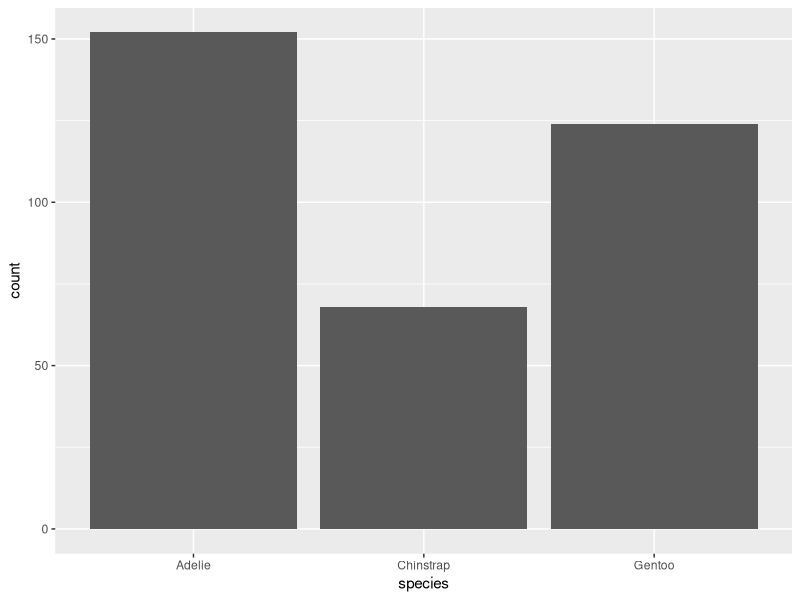
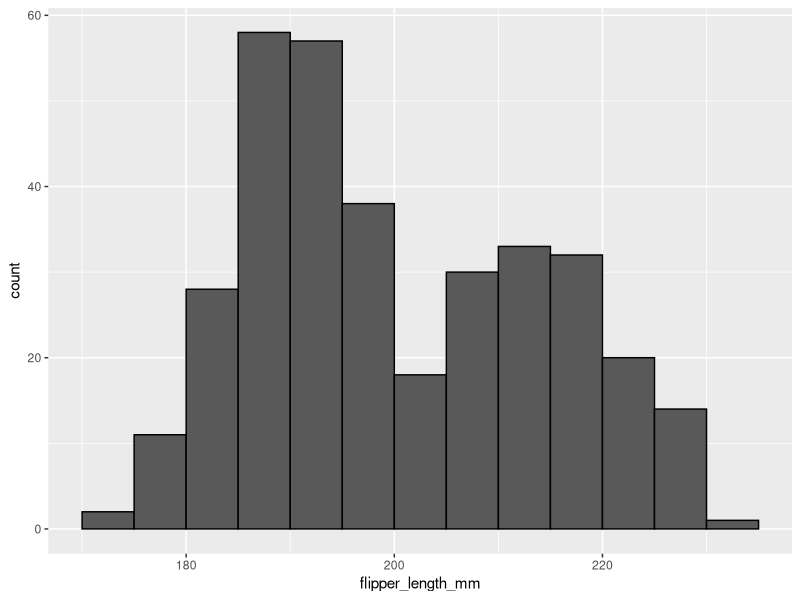
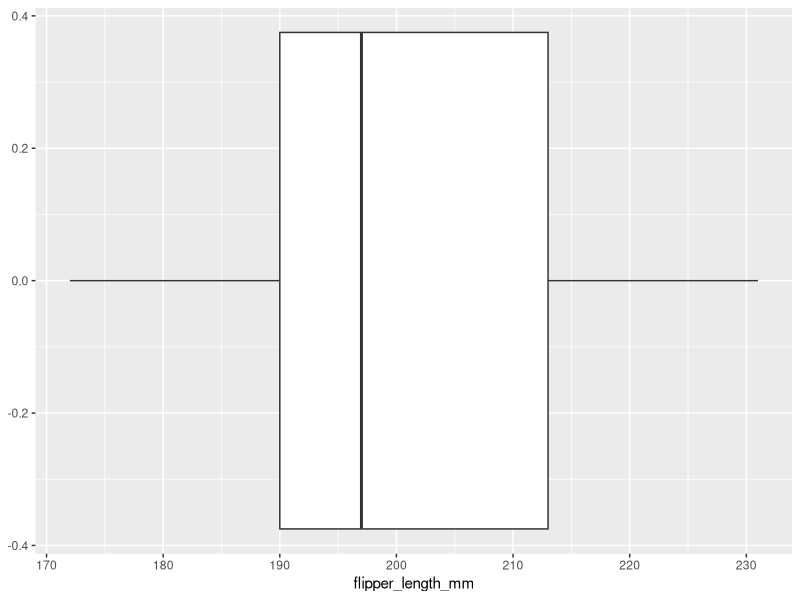
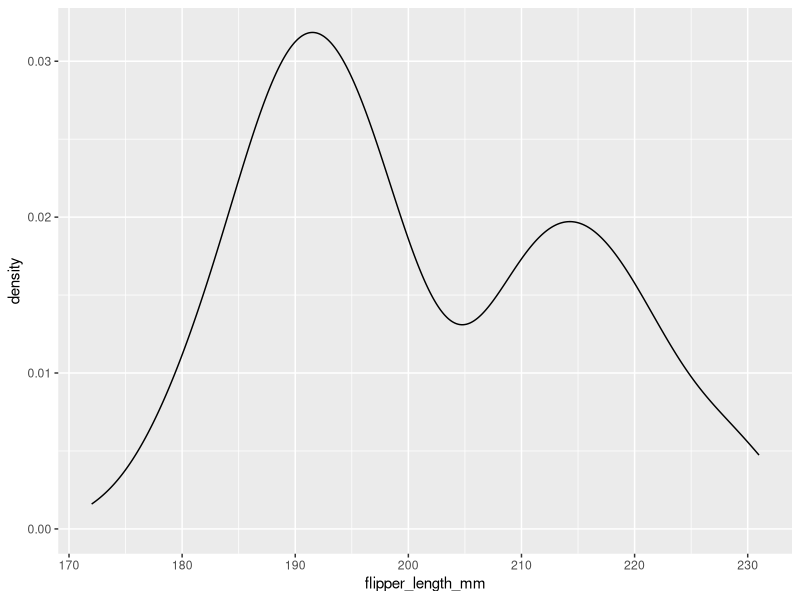
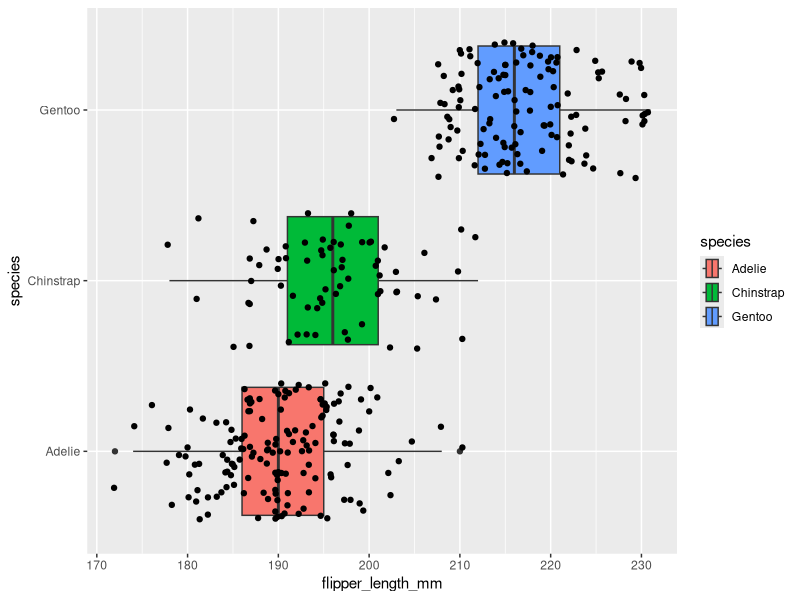
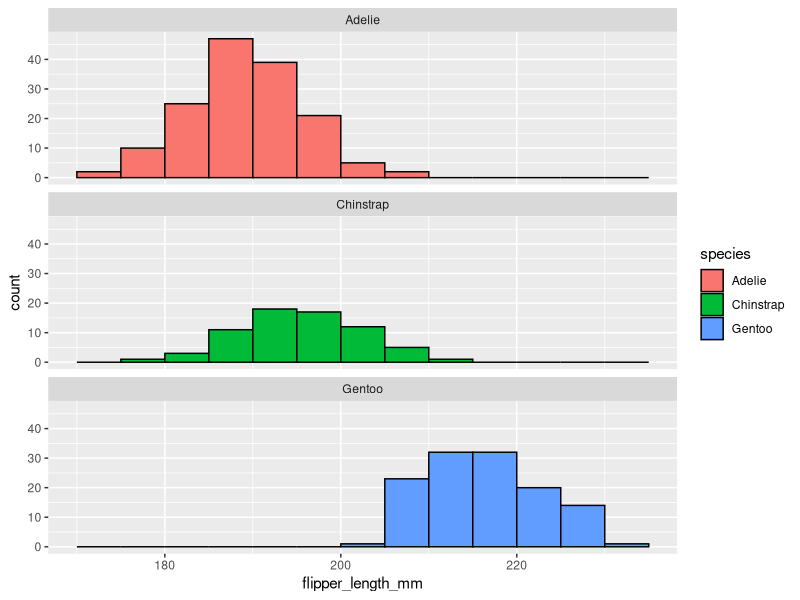
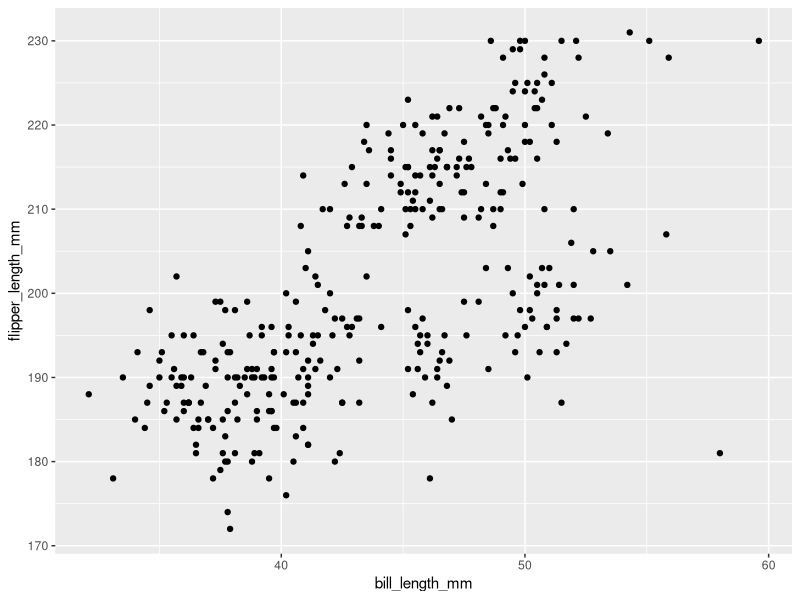
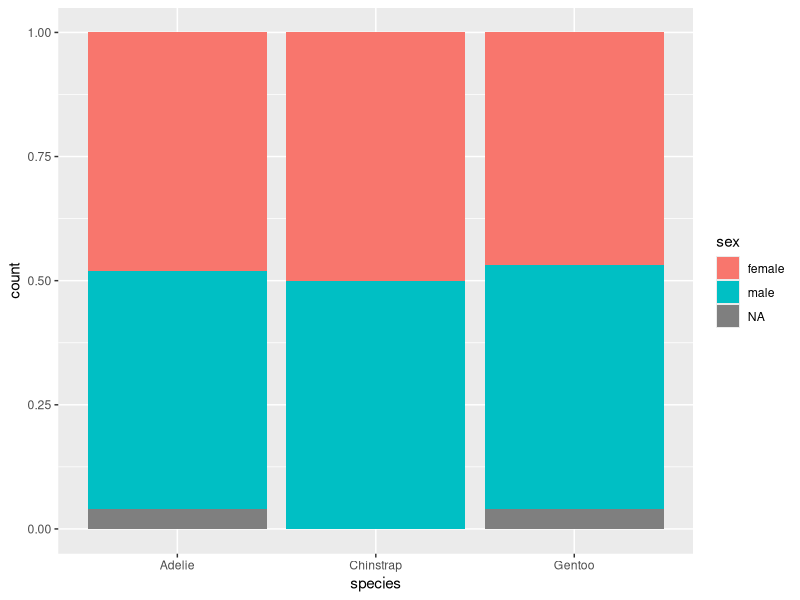

Generate these figures, in order, with R:
## ---- chunk 1
# Ignore this for now
knitr::opts_chunk$set(echo = TRUE)
## ---- chunk 2
# Hashtags are used before text comments to explain what the code is for 

# To submit code, put your cursor *anywhere on the line* and do one of the following:
# - hit ctrl+enter for PC or cmd+enter for Mac users
# - click on the play button on the top right of this code chunk
# - click "Run" on the top right of this pane 
print("Welcome to R!")
## ---- chunk 3
6*2 # 6 times 2
6/2 # 6 divided by 2
6^2 # 6 squared

##### Try it! #####
# Multiply 6 by all previous whole numbers (this is called the factorial of 6)

## ---- chunk 4
# Base R comes with many built-in functions:
factorial(6)

##### Try it! #####
# What should we expect for log(100)? What does R give us?

## ---- chunk 5
# Let's create some objects 
species <- "Adelie"
flipper_length_mm <- 180
is_male <- TRUE

# What type of object is each one?
class(species)
class(flipper_length_mm)
class(is_male)
## ---- chunk 6
# Now store multiple values in these objects using a vector with c()
species <- c("Adelie", "Chinstrap", "Gentoo", "Adelie")
flipper_length_mm <- c(180, 195, 210, 175)
is_male <- c(TRUE, FALSE, TRUE, FALSE)

# Summary operations on numeric vectors
sum(flipper_length_mm)
length(flipper_length_mm)

##### Try it! #####
# What is the mean flipper length?

## ---- chunk 7
# Build a small data frame from scratch
penguin_data <- data.frame(
  species = c("Adelie", "Chinstrap", "Gentoo", "Adelie"),
  flipper_length_mm = c(180, 195, 210, 175),
  is_male = c(TRUE, FALSE, TRUE, FALSE))

# Take a look at the whole data
penguin_data

# Rows = individual penguins, Columns = variables measured
str(penguin_data)

# Access one variable at a time
penguin_data$flipper_length_mm

##### Try it! #####
# Calculate the mean flipper length in this dataframe

## ---- chunk 8
# Load the package
library(tidyverse)
## ---- chunk 9
# Load the package
library(palmerpenguins)

# Save a copy of the dataset in your environment as a dataframe
my_penguins <- as.data.frame(penguins)
## ---- chunk 10
# Type any code here

## ---- chunk 11
my_penguins |>
  # Make a plot
  ggplot() +
  # Use geom_bar and define mapping aesthetics
  geom_bar(aes(x = species))
## ---- chunk 12
my_penguins |>
  # Report counts for each group
  count(species) |>
  # Calculate proportions
  mutate(proportion = n/sum(n))
## ---- chunk 13
my_penguins |>
  # Make a plot
  ggplot() +
  # Use geom_histogram and define mapping aesthetics
  geom_histogram(aes(x = flipper_length_mm), 
                 # Set bin width and center 
                 binwidth = 5, center = 2.5, color = "black")
## ---- chunk 14
# Type any code here

## ---- chunk 15
my_penguins |>
  # Summary statistics
  summarize(
    mean = mean(flipper_length_mm, na.rm = TRUE),
    median = median(flipper_length_mm, na.rm = TRUE),
    sd = sd(flipper_length_mm, na.rm = TRUE),
    IQR = IQR(flipper_length_mm, na.rm = TRUE),
    min_mass = min(flipper_length_mm, na.rm = TRUE),
    max_mass = max(flipper_length_mm, na.rm = TRUE))
## ---- chunk 16
my_penguins |>
  # Make a plot
  ggplot() +
  # Use geom_boxplot and define mapping aesthetics
  geom_boxplot(aes(x = flipper_length_mm))
## ---- chunk 17
my_penguins |>
  # Make a plot
  ggplot() +
  # Use geom_density and define mapping aesthetics
  geom_density(aes(x = flipper_length_mm)) 
## ---- chunk 18
my_penguins |>
  # Make a plot
  ggplot() +
  # Use geom_boxplot and define mapping aesthetics: x = predictor, y = outcome
  geom_boxplot(aes(x = flipper_length_mm, y = species, fill = species)) +
  # Add the data
  geom_jitter(aes(x = flipper_length_mm, y = species))
## ---- chunk 19
my_penguins |>
  # Make a plot
  ggplot() +
  # Use geom_histogram and define mapping aesthetics, x = response
  geom_histogram(aes(x = flipper_length_mm, fill = species), 
                 # Set bin width and center 
                 binwidth = 5, center = 2.5, color = "black") +
  # Facet per category 
  facet_wrap(~species, ncol = 1)
## ---- chunk 20
my_penguins |>
  # Split the data in groups 
  group_by(species) |>
  # Summary statistics
  summarize(
    mean = mean(flipper_length_mm, na.rm = TRUE),
    median = median(flipper_length_mm, na.rm = TRUE),
    sd = sd(flipper_length_mm, na.rm = TRUE),
    IQR = IQR(flipper_length_mm, na.rm = TRUE),
    min_mass = min(flipper_length_mm, na.rm = TRUE),
    max_mass = max(flipper_length_mm, na.rm = TRUE))
## ---- chunk 21
my_penguins |>
  # Make a plot
  ggplot() +
  # Use geom_point and define mapping aesthetics: x = explanatory, y = response
  geom_point(aes(x = bill_length_mm, y = flipper_length_mm)) 
## ---- chunk 22
my_penguins |>
  # Summary statistics
  summarize(correlation = cor(bill_length_mm, flipper_length_mm, use = "pairwise.complete.obs"))
## ---- chunk 23
my_penguins |>
  # Make a plot
  ggplot() +
  # Use geom_bar and define mapping aesthetics with fill
  geom_bar(aes(x = species, fill = sex), position = "fill") 
## ---- chunk 24
# Type any code here

## ---- chunk 25
my_penguins |>
  # Report counts for each pair of groups
  count(species, sex) |>
  pivot_wider(names_from = sex, values_from = n, values_fill = 0)
## ---- chunk 26
my_penguins |>
  # Report counts for each pair of groups
  count(species, sex) |>
  # Split by one group
  group_by(species) |>
  # Calculate proportions
  mutate(prop = n / sum(n)) |>
  # Reshape results
  select(-n) |>
  pivot_wider(names_from = sex, values_from = prop, values_fill = 0)

my_penguins |>
  # Report counts for each pair of groups
  count(species, sex) |>
  # Split by one group
  group_by(sex) |>
  # Calculate proportions
  mutate(prop = n / sum(n)) |>
  # Reshape results
  select(-n) |>
  pivot_wider(names_from = species, values_from = prop, values_fill = 0)
## ---- chunk 27
my_penguins |>
  # Make a plot
  ggplot() +
  # Use geom_point and define mapping aesthetics: x = explanatory, y = response
  geom_point(aes(x = bill_length_mm, y = flipper_length_mm, color = species)) +
  # Adding labels
  labs(title = "Relationship between Bill Length and Flipper Length by Penguin Species",
       subtitle = "n = 342",
       x = "Bill length (mm)",
       y = "Flipper length (mm)",
       caption = "Palmer Station Antarctica LTER and K. Gorman. 2020.") 
## ---- chunk 28
# Type any code here

## ---- chunk 29
# Save a new version of this dataset, removing missing values
penguins_clean <- my_penguins |>
  # Filter missing values
  filter(!is.na(sex), !is.na(body_mass_g))
## ---- chunk 30
penguins_clean |>
  # For each group
  group_by(sex) |>
  # Summarize data with the mean
  summarize(mean_mass = mean(body_mass_g)) |>
  # Find the difference between means
  summarize(diff = diff(mean_mass)) |>
  # Only keep this value
  pull(diff)
## ---- chunk 31
penguins_clean |>
  # Shuffle sex
  mutate(shuffled_sex = sample(sex)) |>
  # Focus on variables of interest
  select(body_mass_g, sex, shuffled_sex) |>
  # Only look at first 10 rows
  head(10)
## ---- chunk 32
penguins_clean |>
  # Shuffle sex
  mutate(shuffled_sex = sample(sex)) |>
  # For each group
  group_by(shuffled_sex) |>
  # Summarize data with the mean
  summarize(mean_mass = mean(body_mass_g)) |>
  # Find the difference between means
  summarize(diff = diff(mean_mass)) |>
  # Only keep this value
  pull(diff)
## ---- chunk 33
# For reproducibility
set.seed(3)

# Create a dataframe with 1,000 differences
repeated_diffs <- data.frame(
  # Repeat process 1,000 times
  diff = replicate(1000, {
    penguins_clean |>
    # Shuffle sex
    mutate(shuffled_sex = sample(sex)) |>
    # For each group
    group_by(shuffled_sex) |>
    # Summarize data with the mean
    summarize(mean_mass = mean(body_mass_g)) |>
    # Find the difference between means
    summarize(diff = diff(mean_mass)) |>
    # Only keep this value
    pull(diff)
}))
## ---- chunk 34
repeated_diffs |>
  # Make a plot
  ggplot() +
  # Histogram with differences
  geom_histogram(aes(x = diff), binwidth = 20, center = 10, color = "black") +
  # Labels
  labs(title = "Difference in Mean Body Mass by Shuffled Sex",
       x = "Difference in Means (g)", y = "Frequency")
## ---- chunk 35
# Histogram with observed value
repeated_diffs |>
  # Make a plot
  ggplot() +
  # Histogram with differences
  geom_histogram(aes(x = diff), binwidth = 20, center = 10, color = "black") +
  # Represent the observed difference
  geom_vline(xintercept = 683.4118, color = "red", linetype = "dashed") +
  # Labels
  labs(title = "Difference in Mean Body Mass by Shuffled Sex",
       x = "Difference in Means (g)", y = "Frequency")
## ---- chunk 36
# Estimate p-value
mean(abs(repeated_diffs$diff) >= 683.4118)
